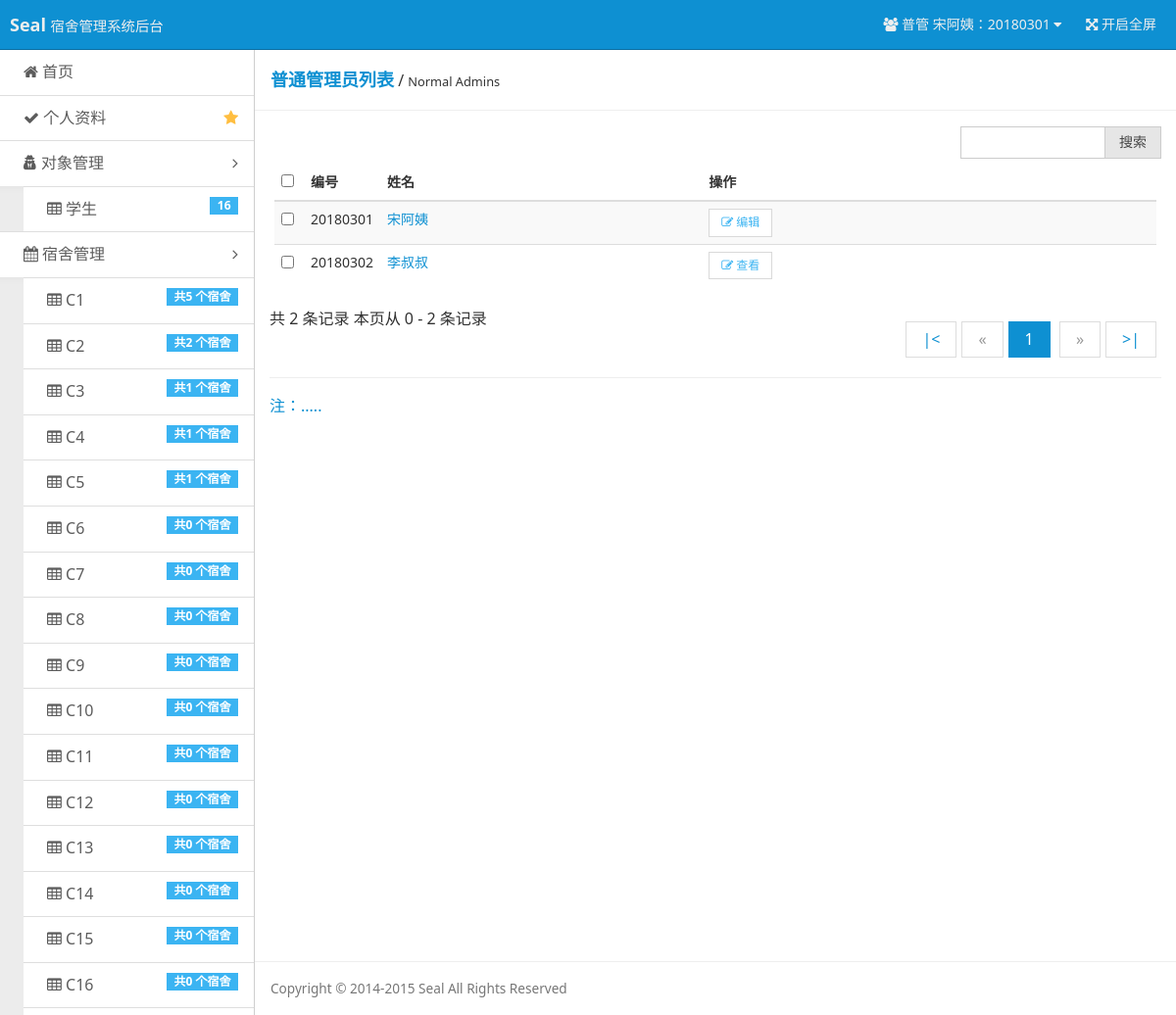
/pages/list-admin-normal.php (signed in), run on the app's committed database.
### tables this page shows
CREATE TABLE `users` (
  `u_id` int(11) NOT NULL AUTO_INCREMENT,
  `u_no` int(11) NOT NULL,
  `u_name` char(20) NOT NULL,
  `u_password` char(100) NOT NULL,
  `u_permission` int(11) DEFAULT NULL,
  PRIMARY KEY (`u_id`),
  UNIQUE KEY `u_no` (`u_no`)
);

CREATE TABLE `dormitory_builds` (
  `db_id` int(11) NOT NULL AUTO_INCREMENT,
  `db_name` char(20) NOT NULL,
  `d_price` int(20) NOT NULL,
  PRIMARY KEY (`db_id`),
  UNIQUE KEY `db_name` (`db_name`)
);

### inc/checklogin.php (called while the page is built, shortened)
<?php
$user = $_COOKIE ['user'];
$user_permission = $_COOKIE ['user_permission'];
if ($user == "") {
    header ( "Location: ?r=login" );
    exit ();
} else {
    $query = "SELECT * FROM users WHERE u_no='$user'";
    $result = mysql_query ( $query ) or die ( 'SQL语句有误：' . mysql_error () );
    $users = mysql_fetch_array ( $result );
    switch ($user_permission) {
        case 1 :
            $username = "普管 {$users ['u_name']}：" . $users ['u_no'];
            $user_no = $users ['u_no'];
            break;
    }
}

### pages/list-admin-normal.php (the view, shortened to what this page needs)
<?php
require 'inc/checklogin.php';
$num_rec_per_page = 10;
if (isset($_GET["page"])) {
    $page = $_GET["page"];
} else {
    $page = 1;
};
$start_from = ($page - 1) * $num_rec_per_page;
$normal_admin_query_page = "SELECT * FROM users WHERE u_permission=1 ORDER BY u_id LIMIT {$start_from}, {$num_rec_per_page}";
$normal_admin_result_page = mysql_query($normal_admin_query_page) or die ('SQL语句有误：' . mysql_error());
?>
<!doctype html>
<html class="no-js">
<head>
    <link rel="stylesheet" href="assets/css/amazeui.min.css"/>
    <link rel="stylesheet" href="assets/css/admin.css">
</head>
<body>
<header class="am-topbar am-topbar-inverse admin-header">
    <?php require 'template/header.php'; ?>
</header>
<div class="am-cf admin-main">
    <?php require 'template/sidebar.php'; ?>
    <div class="admin-content">
        <div class="admin-content-body">
            <div class="am-cf am-padding am-padding-bottom-0">
                <div class="am-fl am-cf"><strong class="am-text-primary am-text-lg">普通管理员列表</strong> /
                    <small>Normal Admins</small>
                </div>
            </div>
            <hr>
            <div class="am-g">
                <div class="am-u-sm-12 am-u-md-3">
                    <div class="am-input-group am-input-group-sm">
                        <input type="text" class="am-form-field">
                        <span class="am-input-group-btn">
            <button class="am-btn am-btn-default" type="button">搜索</button>
          </span>
                    </div>
                </div>
            </div>
            <div class="am-g">
                <div class="am-u-sm-12">
                    <form class="am-form">
                        <table class="am-table am-table-striped am-table-hover table-main">
                            <thead>
                            <tr>
                                <th class="table-check"><input type="checkbox"/></th>
                                <th class="table-id">编号</th>
                                <th class="table-author am-hide-sm-only">姓名</th>
                                <th class="table-set">操作</th>
                            </tr>
                            </thead>
                            <tbody>
                            <?php
                            while ($normal_admins = mysql_fetch_array($normal_admin_result_page)) {
                                ?>
                                <tr>
                                    <td><input type="checkbox"/></td>
                                    <td><?php echo $normal_admins['u_no'] ?></td>
                                    <td class="am-hide-sm-only"><a
                                                href="?r=user-admin-normal&uno=<?php echo $normal_admins['u_no'] ?>&edit_target=<?php if ($normal_admins['u_no'] == $user_no) echo "self"; else echo "others"; ?>"><?php echo $normal_admins['u_name'] ?></a>
                                    </td>
                                    <td>
                                        <div class="am-btn-toolbar">
                                            <div class="am-btn-group am-btn-group-xs">
                                                <button class="am-btn am-btn-default am-btn-xs am-text-secondary"
                                                        type="button"
                                                        onclick="location.href='?r=user-admin-normal&uno=<?php echo $normal_admins['u_no'] ?>&edit_target=<?php if ($normal_admins['u_no'] == $user_no) echo "self"; else echo "others"; ?>'">
                                                    <span class="am-icon-pencil-square-o"></span> <?php if ($normal_admins['u_no'] == $user_no || $user_permission == 0) echo "编辑"; else echo "查看"; ?>
                                                </button>
                                            </div>
                                        </div>
                                    </td>
                                </tr>
                            <?php } ?>
                            </tbody>
                        </table>
                        <div class="am-cf">
                            共 <?php echo $normal_admins_count ?> 条记录
                            <?php
                            if ($start_from + $num_rec_per_page > $normal_admins_count) {
                                echo "本页从 $start_from - $normal_admins_count 条记录";
                            } else {
                                $end_with = $start_from + $num_rec_per_page;
                                echo "本页从 $start_from - $end_with 条记录";
                            }
                            ?>
                            <div class="am-fr">
                                <ul class="am-pagination">
                                    <?php
                                    $total_records = $normal_admins_count;
                                    $total_pages = ceil($total_records / $num_rec_per_page);
                                    echo "<li><a href='?r=list-admin-normal&page=1'>" . '|<' . "</a></li>";
                                    $page_forward = $page - 1;
                                    if ($page_forward > 0) {
                                        echo "<li><a href='?r=list-admin-normal&page=$page_forward'>«</a></li>";
                                    } else {
                                        echo "<li class=\"am-disabled\"><a href='?r=list-admin-normal&page=$page_forward'>«</a></li>";
                                    }
                                    for ($i = 1; $i <= $total_pages; $i++) {
                                        $page_current = "page_current$i";
                                        echo "<li id='$page_current'><a href='?r=list-admin-normal&page=" . $i . "'>" . $i . "</a></li> ";
                                    };
                                    $page_next = $page + 1;
                                    if ($page_next <= $total_pages) {
                                        echo "<li><a href='?r=list-admin-normal&page={$page_next}'>»</a></li>";
                                    } else {
                                        echo "<li class=\"am-disabled\"><a href='?r=list-admin-normal&page=$page_next'>»</a></li>";
                                    }
                                    echo "<li><a href='?r=list-admin-normal&page=$total_pages'>" . '>|' . "</li> ";
                                    ?>
                                </ul>
                            </div>
                        </div>
                        <hr/>
                        <p><a>注：.....</a></p>
                    </form>
                </div>
            </div>
        </div>
        <footer class="admin-content-footer">
            <?php require 'template/footer.php'; ?>
        </footer>
    </div>
</div>
    <?php require 'template/footer.php'; ?>
</body>
</html>

### template/header.php (shortened to what this page needs)
<div class="am-topbar-brand">
    <strong>Seal</strong>
    <small>宿舍管理系统后台</small>
</div>
<div class="am-collapse am-topbar-collapse" id="topbar-collapse">
    <ul class="am-nav am-nav-pills am-topbar-nav am-topbar-right admin-header-list">
        <li class="am-dropdown" data-am-dropdown>
            <a class="am-dropdown-toggle" data-am-dropdown-toggle href="javascript:;">
                <span class="am-icon-users"></span> <?php echo $username ?> <span class="am-icon-caret-down"></span>
            </a>
        </li>
        <li class="am-hide-sm-only"><a href="javascript:;" id="admin-fullscreen"><span class="am-icon-arrows-alt"></span> <span class="admin-fullText">开启全屏</span></a></li>
    </ul>
</div>

### template/sidebar.php (shortened to what this page needs)
<?php
$normal_admin_query = "SELECT * FROM users WHERE u_permission=1 ORDER BY u_id DESC";
$normal_admin_result = mysql_query($normal_admin_query) or die ('SQL语句有误：' . mysql_error());
$normal_admins_count = mysql_num_rows($normal_admin_result);
$student_query = "SELECT * FROM users WHERE u_permission=-1 ORDER BY u_id DESC";
$student_result = mysql_query($student_query) or die ('SQL语句有误：' . mysql_error());
$students_count = mysql_num_rows($student_result);
$dormitory_builds_query = "SELECT * FROM dormitory_builds ORDER BY db_id ";
$dormitory_builds_result = mysql_query($dormitory_builds_query) or die ('SQL语句有误：' . mysql_error());
?>
<div class="admin-sidebar am-offcanvas" id="admin-offcanvas">
    <div class="am-offcanvas-bar admin-offcanvas-bar">
        <ul class="am-list admin-sidebar-list">
            <li><a href="?r=index"><span class="am-icon-home"></span> 首页</a></li>
            <?php
            switch ($user_permission) {
                case 1 :
                    $data_href = "?r=user-admin-normal&uno={$users['u_no']}&edit_target=self";
                    break;
            }
            ?>
            <li><a href="<?php echo $data_href ?>" class="am-cf"><span class="am-icon-check"></span> 个人资料<span
                            class="am-icon-star am-fr am-margin-right admin-icon-yellow"></span></a></li>
            <li class="admin-parent">
                <a class="am-cf" data-am-collapse="{target: '#object-nav'}"><span class="am-icon-user-secret"></span>
                    对象管理 <span class="am-icon-angle-right am-fr am-margin-right"></span></a>
                <ul class="am-list am-collapse admin-sidebar-sub am-in" id="object-nav">
                    <li><a href="?r=list-stu"><span class="am-icon-table"></span> 学生<span
                                    class="am-badge am-badge-secondary am-margin-right am-fr"><?php echo $students_count ?></span></a>
                    </li>
                </ul>
            </li>
            <li class="admin-parent" <?php if ($user_permission == -1) echo 'style="display: none;"' ?>>
                <a class="am-cf" data-am-collapse="{target: '#dormitory-nav'}"><span class="am-icon-calendar"></span>
                    宿舍管理 <span class="am-icon-angle-right am-fr am-margin-right"></span></a>
                <ul class="am-list am-collapse admin-sidebar-sub am-in" id="dormitory-nav">
                    <?php
                    while ($dormitory_builds = mysql_fetch_array($dormitory_builds_result)) {
                        ?>
                        <li><a href="?r=list-dormitories&db_id=<?php echo $dormitory_builds['db_id'] ?>"><span
                                        class="am-icon-table"></span> <?php echo $dormitory_builds['db_name'] ?>
                                <span
                                        class="am-badge am-badge-secondary am-margin-right am-fr">共<?php echo mysql_num_rows(mysql_query("SELECT dormitories.db_id FROM dormitories WHERE db_id={$dormitory_builds['db_id']} ORDER BY db_id ")) ?>
                                    个宿舍</span></a>
                        </li>
                    <?php } ?>
                </ul>
            </li>
        </ul>
    </div>
</div>

### assets/css/admin.css (style rules this page uses)
html, body { height: 100%; overflow: hidden; }
ul { margin-top: 0; }
.admin-icon-yellow { color: #ffbe40; }
.admin-header { position: fixed; top: 0; left: 0; right: 0; z-index: 1500; font-size: 1.4rem; margin-bottom: 0; }
.admin-main { position: relative; height: 100%; padding-top: 51px; background: #f3f3f3; }
.admin-sidebar { width: 260px; min-height: 100%; float: left; border-right: 1px solid #cecece; }
.admin-sidebar-list { margin-bottom: 0; }
.admin-sidebar-list li a { color: #5c5c5c; padding-left: 24px; }
.admin-sidebar-list li:first-child { border-top: none; }
.admin-sidebar-sub { margin-top: 0; margin-bottom: 0; box-shadow: 0 16px 8px -15px #e2e2e2 inset; background: #ececec; padding-left: 24px; }
.admin-sidebar-sub li:first-child { border-top: 1px solid #dedede; }
.admin-content { display: -webkit-box; display: -webkit-flex; display: -ms-flexbox; display: flex; -webkit-box-orient: vertical; -webkit-box-direction: normal; -webkit-flex-direction: column; -ms-flex-direction: column; flex-direction: column; background: #fff; }
.admin-content, .admin-sidebar { height: 100%; overflow-x: hidden; overflow-y: scroll; -webkit-overflow-scrolling: touch; }
.admin-content-body { -webkit-box-flex: 1; -webkit-flex: 1 0 auto; -ms-flex: 1 0 auto; flex: 1 0 auto; }
.admin-content-footer { font-size: 85%; color: #777; }
@media only screen and (min-width: 641px) { .admin-sidebar { display: block; position: static; background: none; } }
@media only screen and (min-width: 641px) { .admin-offcanvas-bar { position: static; width: auto; background: none; -webkit-transform: translate3d(0, 0, 0); -ms-transform: translate3d(0, 0, 0); transform: translate3d(0, 0, 0); overflow-y: visible; min-height: 100%; } }
@media only screen and (min-width: 641px) { .admin-offcanvas-bar:after { content: none; } }
.table-main { font-size: 1.4rem; padding: .5rem; }
.table-main button { background: #fff; }
.table-check { width: 30px; }
.table-id { width: 50px; }

### data on the page
users: username "普管 宋阿姨：20180301", u_no "20180301", u_name "宋阿姨", shows "编辑"
dormitory_builds: db_name "C1", db_id "5"
dormitory_builds: db_name "C2", db_id "2"
dormitory_builds: db_name "C3", db_id "1"
dormitory_builds: db_name "C4", db_id "1"
dormitory_builds: db_name "C5", db_id "1"
dormitory_builds: db_name "C6", db_id "0"
dormitory_builds: db_name "C7", db_id "0"
dormitory_builds: db_name "C8", db_id "0"
dormitory_builds: db_name "C9", db_id "0"
dormitory_builds: db_name "C10", db_id "0"
dormitory_builds: db_name "C11", db_id "0"
dormitory_builds: db_name "C12", db_id "0"
dormitory_builds: db_name "C13", db_id "0"
dormitory_builds: db_name "C14", db_id "0"
dormitory_builds: db_name "C15", db_id "0"
dormitory_builds: db_name "C16", db_id "0"
users: u_no "20180302", u_name "李叔叔", shows "查看"

### other printed values
$students_count "16"
$normal_admins_count "2"
$start_from "0"
